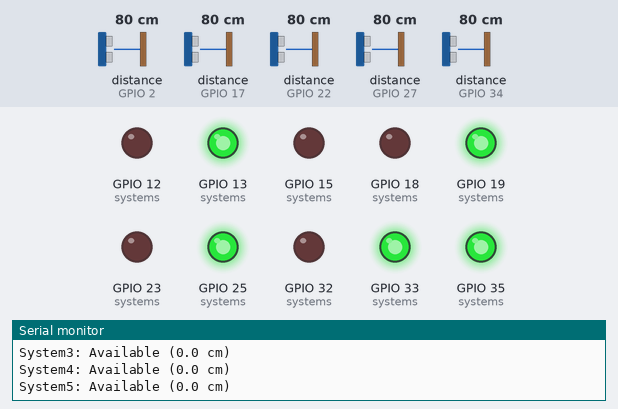
The sketch below on a simulated ESP32. On the bench: output pins drawn as LEDs (lit = HIGH), the last lines printed to the serial monitor. Wiring (from diagram.json): 5 × ultrasonic range finder: trigger GPIO 16, echo GPIO 17 / trigger GPIO 26, echo GPIO 27 / trigger GPIO 14, echo GPIO 34 / trigger GPIO 4, echo GPIO 2 / trigger GPIO 21, echo GPIO 22. The inputs (shaded band) are chosen by the test bench; at power-on: distance to the obstacle (sensors on GPIO 2, GPIO 17, GPIO 22, GPIO 27, GPIO 34) 80 cm. The echo pulse lasts 58.3 µs per cm; WiFi joins after 1.5 s; servers stay silent unless stated; pins used as bus, display or sensor lines are not drawn.

Above: at 2.7 s.
2.8 s: distance to the obstacle (sensor on GPIO 2) set to 18 cm
5.8 s: distance to the obstacle (sensor on GPIO 2) set to 14 cm
At 8.1 s:
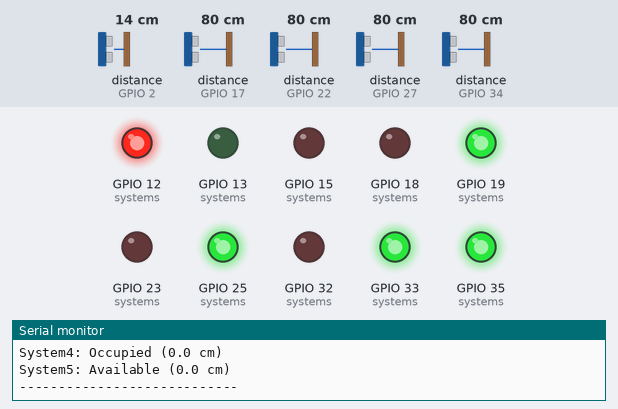
8.8 s: distance to the obstacle (sensor on GPIO 17) set to 18 cm
11.8 s: distance to the obstacle (sensor on GPIO 17) set to 14 cm
At 13.3 s:
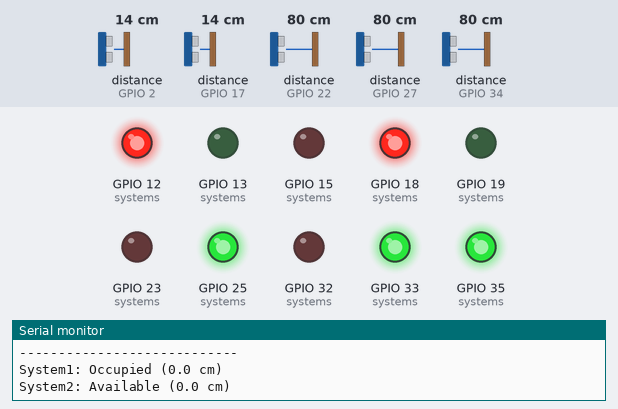
14.8 s: distance to the obstacle (sensor on GPIO 22) set to 17 cm
17.8 s: distance to the obstacle (sensor on GPIO 22) set to 14 cm
At 20.5 s:
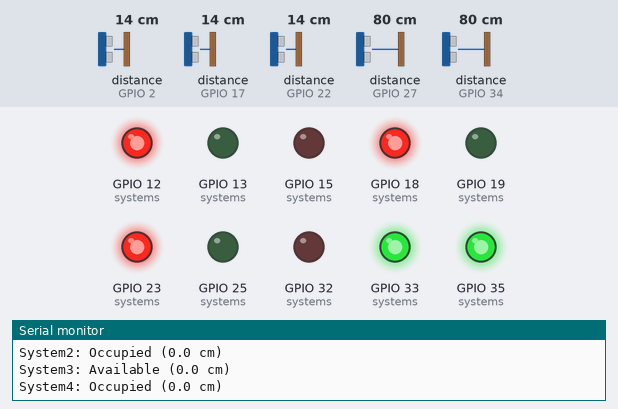
Timing chart, 0 to 22.0 s (numbered marks = the images above; inputs shaded):
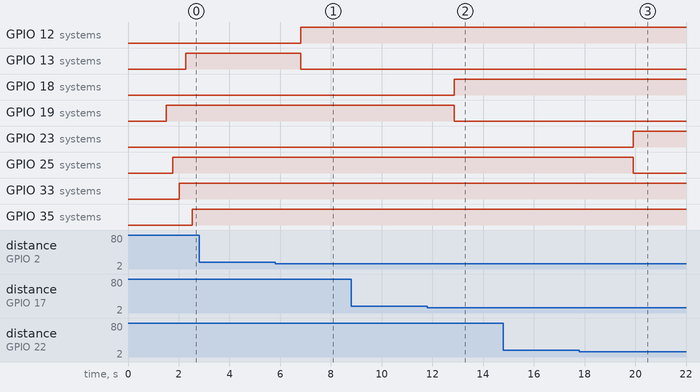

Measured:
- the behaviour switches between 16 and 15 cm on distance to the obstacle (sensor on GPIO 2) (found by bisection; images 0 and 1)
- the behaviour switches between 16 and 15 cm on distance to the obstacle (sensor on GPIO 17) (found by bisection; images 1 and 2)
- the behaviour switches between 16 and 15 cm on distance to the obstacle (sensor on GPIO 22) (found by bisection; images 2 and 3)
- after the input at 5.8 s, GPIO 12 (systems): LOW → HIGH after 1.0 s; GPIO 13 (systems): HIGH → LOW after 1.0 s
- after the input at 11.8 s, GPIO 18 (systems): LOW → HIGH after 1.1 s; GPIO 19 (systems): HIGH → LOW after 1.1 s
- after the input at 17.8 s, GPIO 23 (systems): LOW → HIGH after 2.1 s; GPIO 25 (systems): HIGH → LOW after 2.1 s

The sketch:

sketch.ino
```cpp
#include <WiFi.h>
#include <FirebaseESP32.h> // This actually loads Firebase_ESP_Client under the hood now

// WiFi credentials
#define WIFI_SSID "Wokwi-GUEST"
#define WIFI_PASSWORD "######"

// Firebase credentials
#define FIREBASE_API_KEY "#####"
#define FIREBASE_PROJECT_ID "traffic-light-system-cf753"
#define FIREBASE_DATABASE_URL "https://traffic-light-system-cf753-default-rtdb.firebaseio.com/"

FirebaseData fbdo;
FirebaseAuth auth;
FirebaseConfig config;

#define THRESHOLD_CM 15

struct ParkingSystem {
  int trigPin;
  int echoPin;
  int redLedPin;
  int greenLedPin;
  String systemName;
};

ParkingSystem systems[5] = {
  {16, 17, 18, 19, "System1"},
  {21, 22, 23, 25, "System2"},
  {26, 27, 32, 33, "System3"},
  {4, 2, 12, 13, "System4"},
  {14, 34, 15, 35, "System5"}
};

void setup() {
  Serial.begin(115200);

  WiFi.begin(WIFI_SSID, WIFI_PASSWORD);
  Serial.print("Connecting to WiFi");
  while (WiFi.status() != WL_CONNECTED) {
    delay(500); Serial.print(".");
  }
  Serial.println(" Connected!");

  // Set Firebase config
  config.api_key = FIREBASE_API_KEY;
  config.database_url = FIREBASE_DATABASE_URL;

  // Anonymous auth
  auth.user.email = "";
  auth.user.password = "";

  Firebase.begin(&config, &auth);
  Firebase.reconnectWiFi(true);

  for (int i = 0; i < 5; i++) {
    pinMode(systems[i].trigPin, OUTPUT);
    pinMode(systems[i].echoPin, INPUT);
    pinMode(systems[i].redLedPin, OUTPUT);
    pinMode(systems[i].greenLedPin, OUTPUT);
  }
}

long readDistanceCM(int trigPin, int echoPin) {
  digitalWrite(trigPin, LOW);
  delayMicroseconds(2);
  digitalWrite(trigPin, HIGH);
  delayMicroseconds(10);
  digitalWrite(trigPin, LOW);

  long duration = pulseIn(echoPin, HIGH, 30000);
  long distance = duration * 0.034 / 2;
  return distance;
}

void loop() {
  for (int i = 0; i < 5; i++) {
    long distance = readDistanceCM(systems[i].trigPin, systems[i].echoPin);
    String status;

    if (distance > 0 && distance < THRESHOLD_CM) {
      digitalWrite(systems[i].redLedPin, HIGH);
      digitalWrite(systems[i].greenLedPin, LOW);
      status = "Occupied";
    } else {
      digitalWrite(systems[i].redLedPin, LOW);
      digitalWrite(systems[i].greenLedPin, HIGH);
      status = "Available";
    }

    Serial.printf("%s: %s (%.1f cm)\n", systems[i].systemName.c_str(), status.c_str(), distance);

    String path = "/Parking/" + systems[i].systemName;
    if (!Firebase.setString(fbdo, path.c_str(), status)) {
      Serial.println("Firebase Error: " + fbdo.errorReason());
    }

    delay(100);
  }

  Serial.println("----------------------------");
  delay(1000);
}
```
